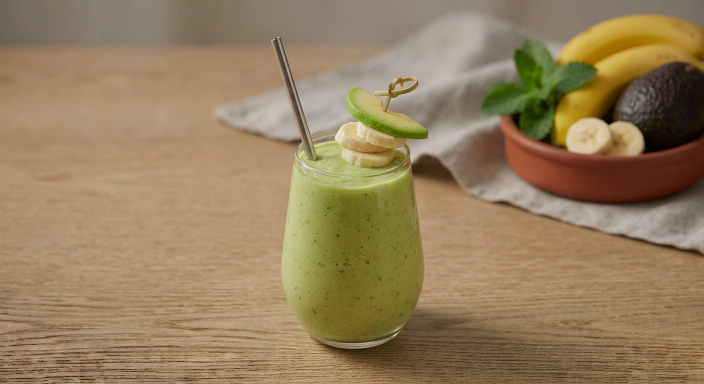
#> input picture images/Avocado Banana Smoothie.jpeg, 1408 x 768 px, given in place of Avocado Banana Smoothie.png, which was not available (shown at 1/2 size)
$ python -i render.py   (imports and definitions only)
#> lines starting #> are read from the running program, lines starting #| are printed output that depends on the picture; after the words box and inside, x2 and y2 are one past the last pixel; in counts of white or black regions, pixels touching at a corner belong together
"""Render 3840x1080 split menu slides: food on the left TV, text on the right TV.

usage: python3 render.py OUT_DIR [slug ...]
"""
import os
import sys

import numpy as np
from PIL import Image, ImageDraw, ImageEnhance, ImageFilter, ImageFont
from scipy import ndimage

sys.path.insert(0, os.path.dirname(os.path.abspath(__file__)))
from items import ITEMS  # noqa: E402

HERE = os.path.dirname(os.path.abspath(__file__))
SRC = "/mnt/user-data/uploads/jdspizza/images"
CUT_DIR = os.path.join(HERE, "cut")
W, H = 3840, 1080
HALF = W // 2
MX, MY = int(W * 0.05), int(H * 0.05)  # 5% safe margins: 192 x 54
SEAM_L, SEAM_R = HALF - int(W * 0.05), HALF + int(W * 0.05)  # center 10%: 1728..2112

# Photos that already sit on a dark background and don't cut out cleanly.
PHOTO_MODE = {"pepperoni-pizza.jpg"}

CREAM = (255, 244, 226)
DESC = (233, 218, 196)
ACCENT = (255, 174, 43)

FONT_DIR = os.path.join(HERE, "fonts")


# [45 lines left out: functions bricolage, plex, background, not called in this run]


# ---------------------------------------------------------------- food
def get_cutout(photo):
    stem = photo.rsplit(".", 1)[0].strip()
    path = os.path.join(CUT_DIR, stem + ".png")
    if not os.path.exists(path):
        from rembg import new_session, remove

        global _SESSION
        try:
            _SESSION
        except NameError:
            _SESSION = new_session("isnet-general-use")
        im = Image.open(os.path.join(SRC, photo)).convert("RGB")
        remove(im, session=_SESSION).save(path)
    im = Image.open(path).convert("RGBA")
    a = np.array(im)[..., 3].astype(np.float32)
#> a: shape (768, 1408) float32; every value is 255

    # subtract the side sauce bowl (segmented separately with SAM, visible pixels only)
    bowl_path = os.path.join(HERE, "bowl", stem + ".png")
    if os.path.exists(bowl_path):
        bowl = np.array(Image.open(bowl_path).convert("L")) > 128
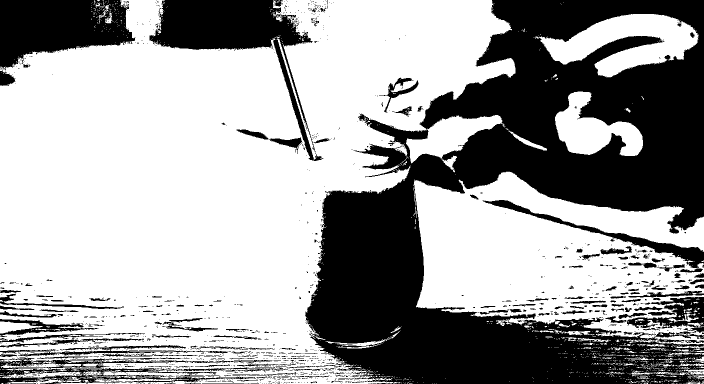
#> bowl: shape (768, 1408) bool (shown at 1/2 size); 62.8% white; 1478 black regions (1290 under 20 px), largest, box (x1, y1, x2, y2) and area: (610, 0, 1408, 768) 303176, (299, 0, 647, 322) 28137, (0, 0, 270, 172) 26286
        # hull of the bowl (covers the sauce surface SAM sometimes misses), grown to take its shadow
        from scipy.spatial import ConvexHull

        pts = np.argwhere(bowl)[:, ::-1]
#> pts = 678862 pairs, first value 0 to 1407, second value 0 to 767
        hull = pts[ConvexHull(pts).vertices]
#> hull = 17 rows, first 8: [0, 755], [0, 133], [189, 0], [983, 0], [1126, 5], [1327, 30], [1333, 31], [1354, 38]
        hm = Image.new("L", (bowl.shape[1], bowl.shape[0]), 0)
#> hm: PIL image 1408x768 L; every value is 0
        ImageDraw.Draw(hm).polygon([tuple(map(int, p)) for p in hull], fill=255)
#> hm: PIL image 1408x768 L; 97.9% white; 3 black regions, box (x1, y1, x2, y2) and area: (0, 0, 189, 133) 12663, (984, 0, 1408, 417) 9823, (0, 757, 3, 768) 21
        zone = ndimage.binary_dilation(np.array(hm) > 0, iterations=70)
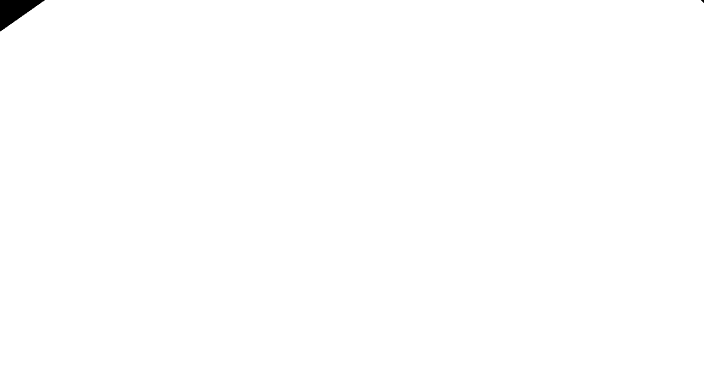
#> zone: shape (768, 1408) bool (shown at 1/2 size); 99.7% white; 2 black regions, box (x1, y1, x2, y2) and area: (0, 0, 90, 63) 2865, (1402, 0, 1408, 6) 21
        # food in front of the bowl is fully opaque in the cutout; the bowl ghost is not
        a[zone & (a < 240)] = 0
        a[ndimage.binary_dilation(bowl, iterations=3)] = 0
#> a: shape (768, 1408) float32; 28.3% white; 316 white regions (257 under 20 px), largest, box (x1, y1, x2, y2) and area: (613, 0, 1408, 768) 250771, (306, 0, 598, 97) 21713, (0, 0, 264, 133) 21201

    a[a < 16] = 0
    # keep the largest blob (drops leftover bowl shadow, stray crumbs)
    lab, n = ndimage.label(a > 40)
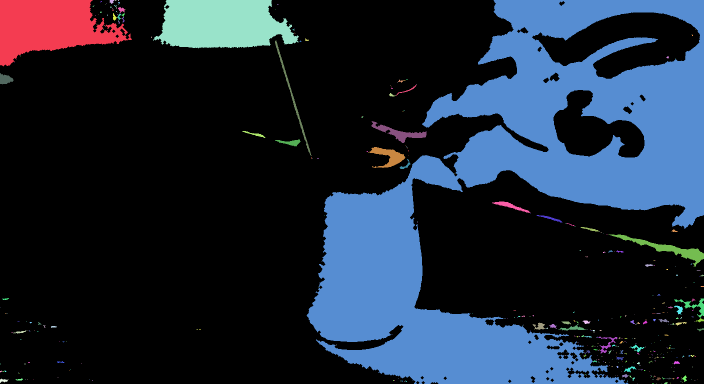
#> lab: shape (768, 1408) int32 (shown at 1/2 size); 506 distinct labels, from 0 to 505; one colour per label, 0 black
#> n = 505
    if n > 1:
        sizes = ndimage.sum(np.ones_like(a), lab, range(1, n + 1))
#> sizes = 505 values, max 250678 at index 5, min 1 at index 8, mean 606.3
        keep = lab == (int(np.argmax(sizes)) + 1)
#> keep: shape (768, 1408) bool; 23.2% white; 1 white region, box (x1, y1, x2, y2) and area: (613, 0, 1408, 768) 250678
        keep = ndimage.binary_dilation(keep, iterations=4)
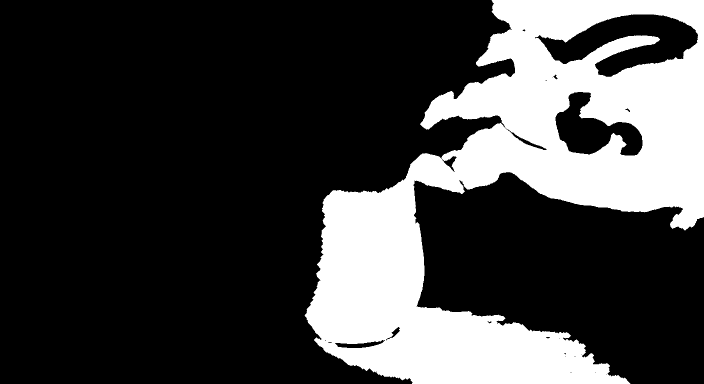
#> keep: shape (768, 1408) bool (shown at 1/2 size); 25.5% white; 1 white region, box (x1, y1, x2, y2) and area: (609, 0, 1408, 768) 275422
        a = a * keep
#> a: shape (768, 1408) float32; 23.2% white; 13 white regions (12 under 20 px), largest, box (x1, y1, x2, y2) and area: (613, 0, 1408, 768) 250721

    # where the photo crops the food at the frame edge, fade it out instead of a hard cut
    h, w = a.shape
#> h = 768; w = 1408
    edges = {
        "top": (a[0] > 40).sum(),
        "bottom": (a[-1] > 40).sum(),
        "left": (a[:, 0] > 40).sum(),
        "right": (a[:, -1] > 40).sum(),
    }
#> edges = {'top': 421, 'bottom': 407, 'left': 0, 'right': 430}
    cropped = {k for k, v in edges.items() if v > 20}
#> cropped = 3 items
    if cropped:
        f = 150.0 if len(cropped) >= 2 else 90.0
#> f = 150
        yy = np.arange(h, dtype=np.float32)[:, None]
#> yy = 768 values from 0 to 767
        xx = np.arange(w, dtype=np.float32)[None, :]
        ramp = np.ones_like(a)
        if "top" in cropped:
            ramp *= np.clip(yy / f, 0, 1)
        if "bottom" in cropped:
            ramp *= np.clip((h - 1 - yy) / f, 0, 1)
        if "left" in cropped:
            ramp *= np.clip(xx / f, 0, 1)
        if "right" in cropped:
            ramp *= np.clip((w - 1 - xx) / f, 0, 1)
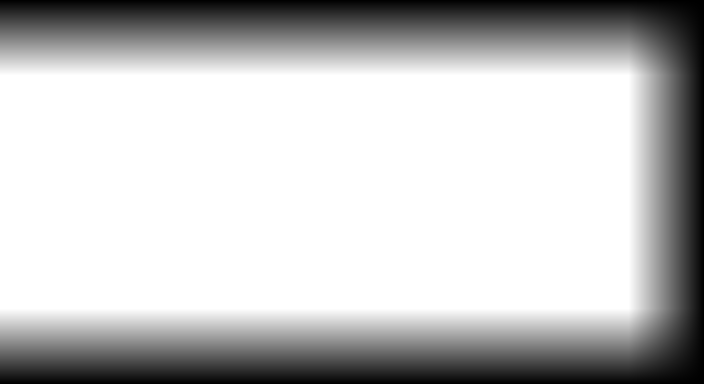
#> ramp: shape (768, 1408) float32 (shown at 1/2 size); min 0, max 1, mean 0.76
        a = a * (ramp ** 1.4)

    arr = np.array(im)
    arr[..., 3] = np.clip(a, 0, 255).astype(np.uint8)
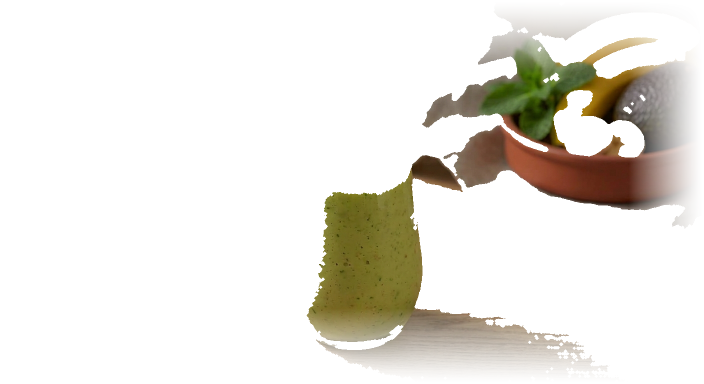
#> arr: shape (768, 1408, 4) (shown at 1/2 size); mean R, G, B, A 150.7, 127.2, 94.4, 38.4; transparent parts drawn white
    im = Image.fromarray(arr, "RGBA")
    bb = Image.fromarray((arr[..., 3] > 8).astype(np.uint8) * 255).getbbox()
#> bb = (613, 14, 1394, 754)
    return im.crop(bb)
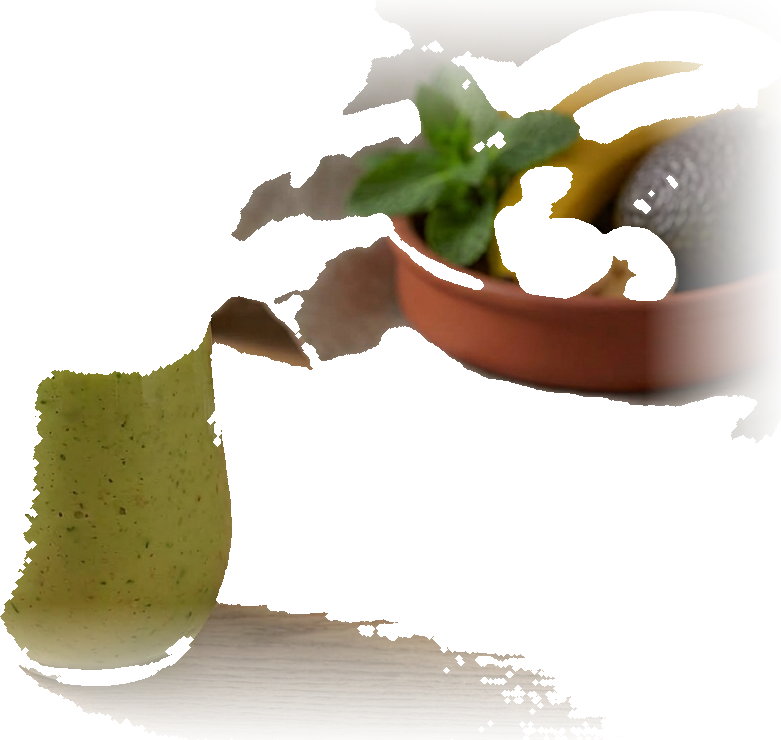
#> returned value: PIL image 781x740 RGBA; mean R, G, B, A 139.2, 118.5, 81.8, 71.7; transparent parts drawn white


# [52 lines left out: functions grade, place_cutout, place_photo, not called in this run]


# ---------------------------------------------------------------- text
TEXT_CX = HALF + HALF // 2  # 2880
TEXT_MAX_W = 1440


def cap_h(font):
    return -font.getbbox("H", anchor="ls")[1]


def tw(font, s):
    b = font.getbbox(s, anchor="ls")
    return b[2] - b[0]


# [127 lines left out: functions wrap_name, name_lines, draw_price, draw_text, render, not called in this run]


# [10 lines not run here, left out]

>>> result = get_cutout('../../images/Avocado Banana Smoothie.jpeg')

$ run again, on images/Beetroot Orange.jpeg
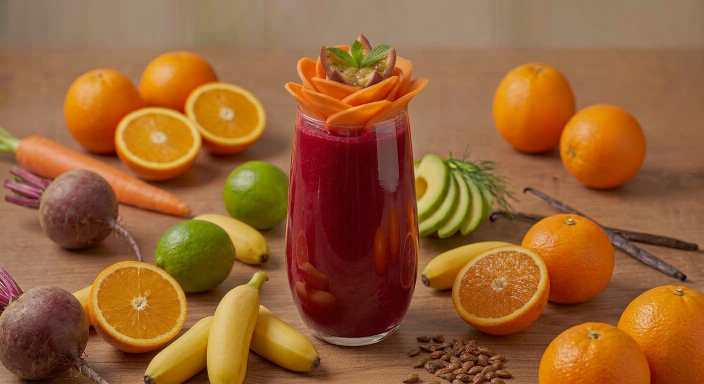
#> input picture images/Beetroot Orange.jpeg, 1408 x 768 px, given in place of Beetroot Orange.png, which was not available (shown at 1/2 size)
#> in get_cutout, `bowl = np.array(Image.open(bowl_path).convert("L")) > 128`:
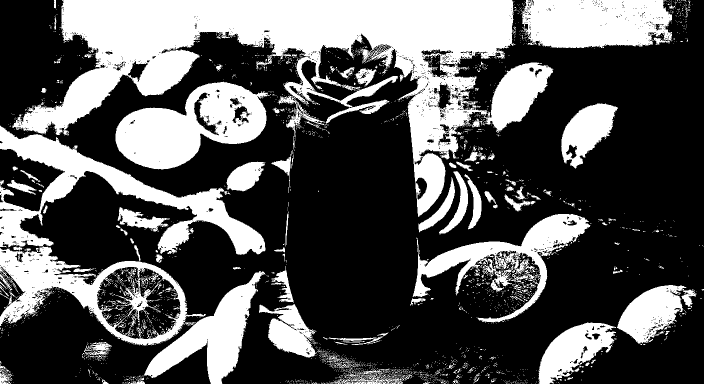
#> bowl: shape (768, 1408) bool (shown at 1/2 size); 33.8% white; 2938 white regions (2771 under 20 px), largest, box (x1, y1, x2, y2) and area: (24, 0, 1107, 434) 147594, (0, 251, 531, 691) 54782, (231, 163, 536, 339) 29892
#> pts = 366010 pairs, first value 0 to 1407, second value 0 to 767
#> hull = 14 rows, first 8: [0, 767], [0, 251], [108, 0], [1371, 0], [1379, 1], [1380, 2], [1385, 9], [1407, 492]
#> zone: shape (768, 1408) bool; 99.4% white; 2 black regions, box (x1, y1, x2, y2) and area: (1299, 677, 1408, 768) 4407, (0, 0, 38, 88) 1697
#> lab: shape (768, 1408) int32; 618 distinct labels, from 0 to 617
#> n = 617
#> sizes = 617 values, max 477405 at index 3, min 1 at index 2, mean 951.3
#> edges = {'top': 26, 'bottom': 370, 'left': 0, 'right': 752}
#> cropped = 3 items
#> f = 150
#> bb = (43, 23, 1394, 754)
#> in get_cutout, `return im.crop(bb)`:
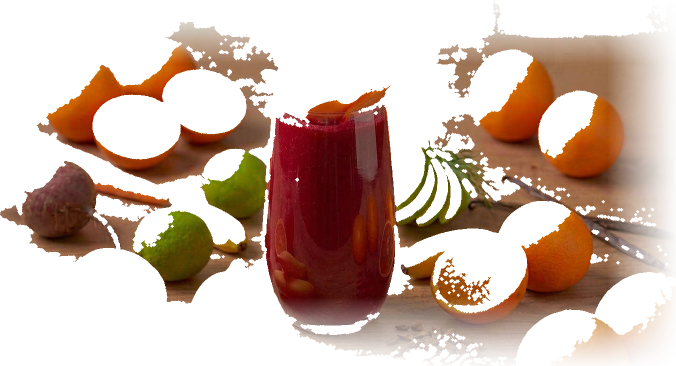
#> returned value: PIL image 1351x731 RGBA (shown at 1/2 size); mean R, G, B, A 150.4, 95.9, 50.3, 97.9; transparent parts drawn white

$ run again, on images/Black Berry Smoothie.jpeg
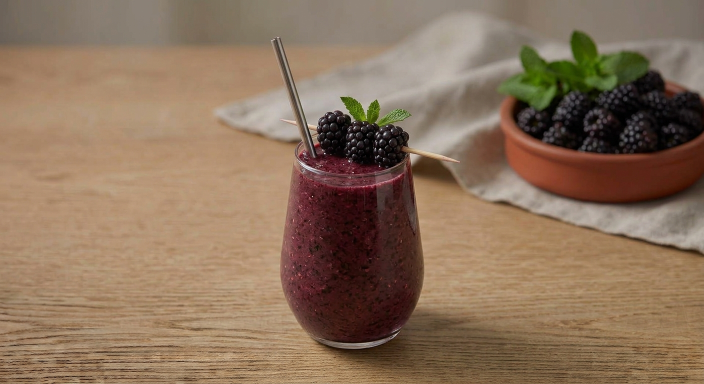
#> input picture images/Black Berry Smoothie.jpeg, 1408 x 768 px, given in place of Black Berry Smoothie.png, which was not available (shown at 1/2 size)
#> in get_cutout, `bowl = np.array(Image.open(bowl_path).convert("L")) > 128`:
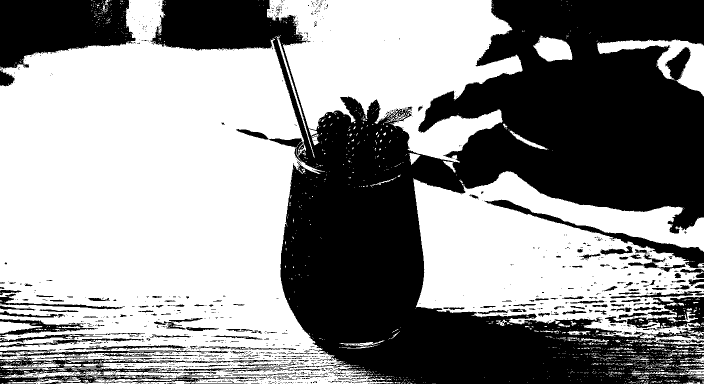
#> bowl: shape (768, 1408) bool (shown at 1/2 size); 56.6% white; 1453 black regions (1276 under 20 px), largest, box (x1, y1, x2, y2) and area: (301, 0, 1408, 768) 396886, (0, 0, 271, 138) 26633, (0, 714, 506, 768) 8755
#> pts = 611885 pairs, first value 0 to 1407, second value 0 to 767
#> hull = 13 rows, first 8: [1407, 92], [1407, 767], [5, 767], [3, 766], [0, 754], [0, 135], [1, 133], [183, 0]
#> zone: shape (768, 1408) bool; 99.7% white; 2 black regions, box (x1, y1, x2, y2) and area: (0, 0, 87, 64) 2822, (1349, 0, 1408, 21) 583
#> lab: shape (768, 1408) int32; 506 distinct labels, from 0 to 505
#> n = 505
#> sizes = 505 values, max 316232 at index 3, min 1 at index 4, mean 733.2
#> edges = {'top': 411, 'bottom': 390, 'left': 0, 'right': 324}
#> cropped = 3 items
#> f = 150
#> bb = (549, 14, 1394, 754)
#> in get_cutout, `return im.crop(bb)`:
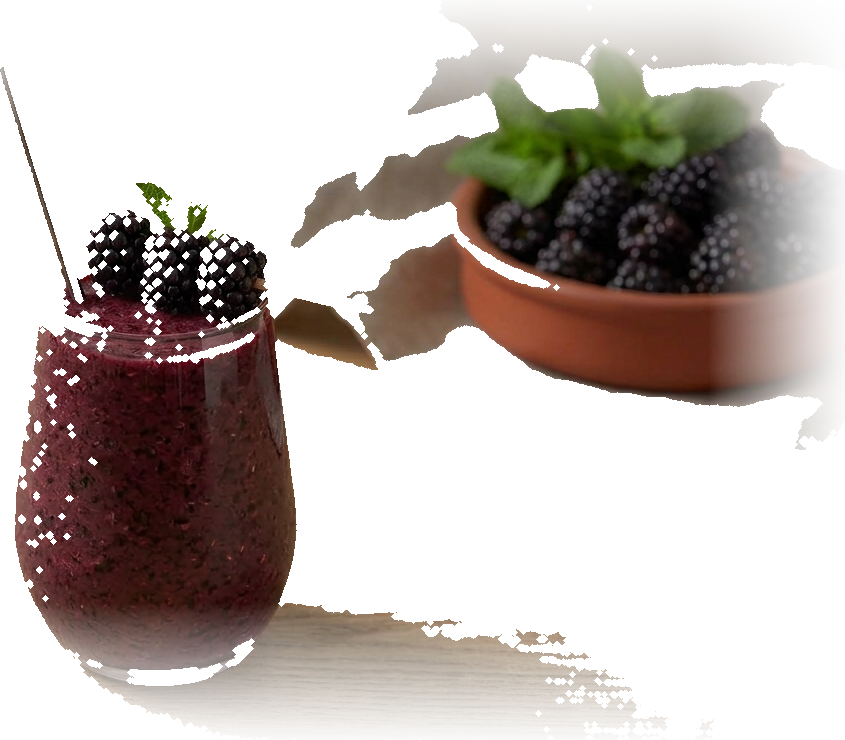
#> returned value: PIL image 845x740 RGBA; mean R, G, B, A 121.4, 98.3, 79.3, 90.5; transparent parts drawn white
